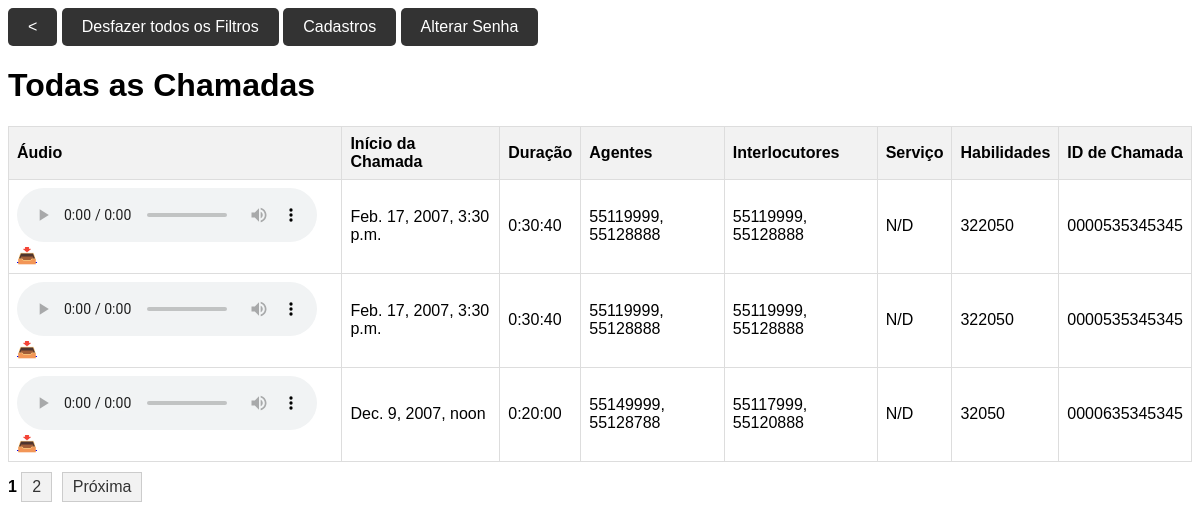
The page /sv1/ (signed in) on the database its author committed.
### a1/models.py (models this page shows)
class Chamada(models.Model):
    inicio_chamada = models.DateTimeField()
    duracao = models.DurationField()
    agentes = models.ManyToManyField('Agente', related_name='chamadas')
    interlocutores = models.ManyToManyField('Interlocutor', related_name='chamadas')
    servico = models.CharField(max_length=100)
    habilidades = models.CharField(max_length=100)
    id_chamada = models.CharField(max_length=100)
    arquivo = models.CharField(max_length=100)

class Agente(models.Model):
    nome = models.CharField(max_length=100)

class Interlocutor(models.Model):
    nome = models.CharField(max_length=100)

### a1/MySystem/SystemViews.py (the view)
# urls.py: path('sv1/',VS.sv1,name="sv1"),
@login_required(login_url='login')
def sv1(request):
    idchamada_filtrado = request.GET.get('idchamada_filtrado',"")
    habilidade_filtrada = request.GET.get('habilidade_filtrada',"")
    interlocutor_filtrado = request.GET.get('interlocutor_filtrado',"")
    agente_filtrado = request.GET.get('agente_filtrado',"")
    try: maiores_filtrado = int(request.GET.get('maiores_filtrado'))
    except: maiores_filtrado = ""
    try: menores_filtrado = int(request.GET.get('menores_filtrado'))
    except: menores_filtrado = ""
    CONDPass = ["None",None,""]
    chamadas = Chamada.objects.all()
    if request.method == "POST":
        idchamada_filtrado = request.POST.get('idchamada_filtrado')
        if idchamada_filtrado in CONDPass: idchamada_filtrado = ""
        else: chamadas = Chamada.objects.filter(id_chamada=idchamada_filtrado)
    elif idchamada_filtrado: chamadas = Chamada.objects.filter(id_chamada=idchamada_filtrado)
    else: pass
    if request.method == "POST":
        habilidade_filtrada = request.POST.get('habilidade_filtrada')
        if habilidade_filtrada in CONDPass: habilidade_filtrada = ""
        else: chamadas = Chamada.objects.filter(habilidades=habilidade_filtrada)
    elif habilidade_filtrada: chamadas = Chamada.objects.filter(habilidades=habilidade_filtrada)
    else: pass
    if request.method == "POST":
        interlocutor_filtrado = request.POST.get('interlocutor_filtrado')
        if interlocutor_filtrado in CONDPass: interlocutor_filtrado = ""
        else: chamadas = Chamada.objects.filter(interlocutores__nome__icontains=interlocutor_filtrado)
    elif interlocutor_filtrado: chamadas = Chamada.objects.filter(interlocutores__nome__icontains=interlocutor_filtrado)
    else: pass
    if request.method == "POST":
        agente_filtrado = request.POST.get('agente_filtrado')
        if agente_filtrado in CONDPass: agente_filtrado = ""
        else: chamadas = Chamada.objects.filter(agentes__nome__icontains=agente_filtrado)
    elif agente_filtrado: chamadas = Chamada.objects.filter(agentes__nome__icontains=agente_filtrado)
    else: pass
    if request.method == "POST":
        try: maiores_filtrado = int(request.POST.get('maiores_filtrado'))
        except: maiores_filtrado = ""
        if maiores_filtrado in CONDPass: maiores_filtrado = ""
        else: chamadas = Chamada.objects.filter(duracao__gt=timedelta(seconds=maiores_filtrado))
    elif maiores_filtrado: chamadas = Chamada.objects.filter(duracao__gt=timedelta(seconds=maiores_filtrado))
    else: pass
    if request.method == "POST":
        try: menores_filtrado = int(request.POST.get('menores_filtrado'))
        except: menores_filtrado = ""
        if menores_filtrado in CONDPass: menores_filtrado = ""
        else: chamadas = Chamada.objects.filter(duracao__lt=timedelta(seconds=menores_filtrado))
    elif menores_filtrado: chamadas = Chamada.objects.filter(duracao__lt=timedelta(seconds=menores_filtrado))
    else: pass
    paginator = Paginator(chamadas, 3)
    numero_pagina = request.GET.get('pagina')
    try:
        pagina_atual = paginator.get_page(numero_pagina)
    except EmptyPage:
        return HttpResponse('Página inválida')
    return render(request, 'TemplatesSystem/TS.html', {'pagina_atual': pagina_atual,
        'idchamada_filtrado': idchamada_filtrado,
        'habilidade_filtrada':habilidade_filtrada,
        'interlocutor_filtrado':interlocutor_filtrado,
        'agente_filtrado':agente_filtrado,
        'maiores_filtrado':maiores_filtrado,
        'menores_filtrado':menores_filtrado })

### a1/templates/TemplatesSystem/TS.html (shortened to what this page needs)
<!DOCTYPE html>
<html>
<head>
</head>
<body>
    <a href="#FiltrosGerais" class="botaotxt">&lt;</a>
	<a href="{% url 'sv1' %}" class='botaotxt'>Desfazer todos os Filtros</a>
	<a href="{% url 'cadastrar_usuario' %}" class='botaotxt'>Cadastros</a>
	<a href="{% url 'change_password' %}" class='botaotxt'>Alterar Senha</a>
    <h1>Todas as Chamadas</h1>
    <table id="tabela-chamadas" class='chamadas'>
        <thead>
            <tr>
                <th>Áudio</th>
                <th>Início da Chamada</th>
                <th>Duração</th>
                <th>Agentes</th>
                <th>Interlocutores</th>
                <th>Serviço</th>
                <th>Habilidades</th>
                <th>ID de Chamada</th>
            </tr>
        </thead>
        <tbody>
                {% for chamada in pagina_atual %}
                <tr>
                    <td>
                        <audio controls>
                            <source src="/media/{{ chamada.arquivo }}" type="audio/mpeg">
                        </audio>
						<a href="/media/{{ chamada.arquivo }}" download class="botao-download">&#x1F4E5;</a>
                    </td>
                    <td>{{ chamada.inicio_chamada }}</td>
                    <td>{{ chamada.duracao }}</td>
                    <td>
                        {% for agente in chamada.agentes.all %}
                        {{ agente.nome }}{% if not forloop.last %}, {% endif %}
                        {% endfor %}
                    </td>
                    <td>
                        {% for interlocutor in chamada.interlocutores.all %}
                        {{ interlocutor.nome }}{% if not forloop.last %}, {% endif %}
                        {% endfor %}
                    </td>
                    <td>{{ chamada.servico }}</td>
                    <td>{{ chamada.habilidades }}</td>
                    <td>{{ chamada.id_chamada }}</td>
                </tr>
                {% endfor %}
            </tbody>
        </table>
<div class="pagination">
    {% for num_pagina in pagina_atual.paginator.page_range %}
        {% if num_pagina == pagina_atual.number %}
            <span class="current-page">{{ num_pagina }}</span>
        {% else %}
            <a href="?pagina={{ num_pagina }}">{{ num_pagina }}</a>
        {% endif %}
    {% endfor %}
    {% if pagina_atual.has_next %}
        <a href="?pagina={{ pagina_atual.next_page_number }}">Próxima</a>
    {% endif %}
</div>
</body>
</html>

### a1/templates/TemplatesSystem/TS.html (style rules this page uses)
body { font-family: Arial, sans-serif; }
.chamadas { border-collapse: collapse; width: 100%; }
.chamadas th, .chamadas td { border: 1px solid #ddd; padding: 8px; text-align: left; }
.chamadas th { background-color: #f2f2f2; position: sticky; top: 0; }
.botaotxt { display: inline-block; padding: 10px 20px; background-color: #333; color: #fff; text-decoration: none; border-radius: 5px; }
.pagination { margin-top: 10px; }
.pagination a { display: inline-block; padding: 5px 10px; background-color: #f2f2f2; color: #333; text-decoration: none; border: 1px solid #ccc; margin-right: 5px; }
.pagination .current-page { font-weight: bold; }

### rows shown on the page
Chamada: inicio_chamada "Feb. 17, 2007, 3:30 p.m.", duracao "0:30:40", servico "N/D", habilidades "322050", id_chamada "0000535345345"
Agente: nome "55119999"
Agente: nome "55128888"
Interlocutor: nome "55119999"
Interlocutor: nome "55128888"
Chamada: inicio_chamada "Feb. 17, 2007, 3:30 p.m.", duracao "0:30:40", servico "N/D", habilidades "322050", id_chamada "0000535345345"
Chamada: inicio_chamada "Dec. 9, 2007, noon", duracao "0:20:00", servico "N/D", habilidades "32050", id_chamada "0000635345345"
Agente: nome "55149999"
Agente: nome "55128788"
Interlocutor: nome "55117999"
Interlocutor: nome "55120888"

### other values the page prints
{{ num_pagina }} "1"
{{ num_pagina }} "2"
